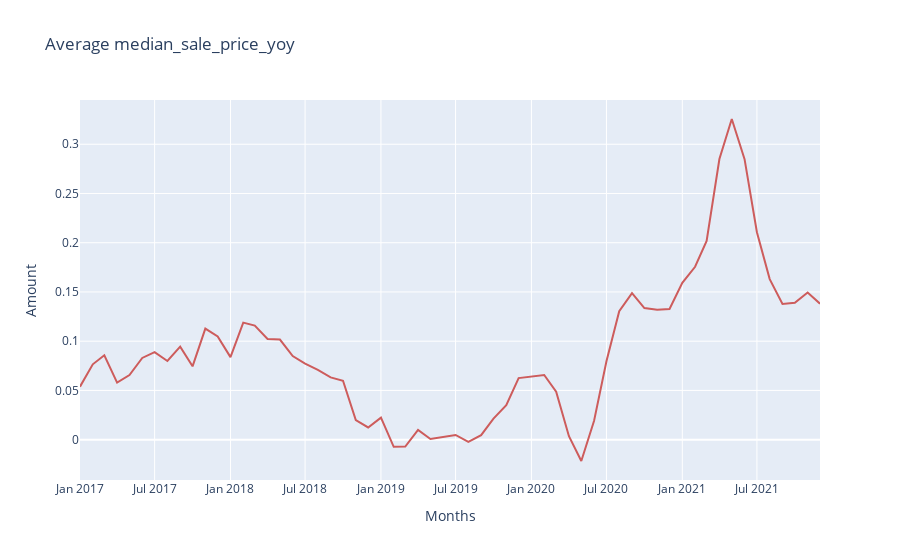

Here is the notebook cell this chart was saved with:
### Code cell
plot_map_state('median_sale_price_yoy', state='CA')
